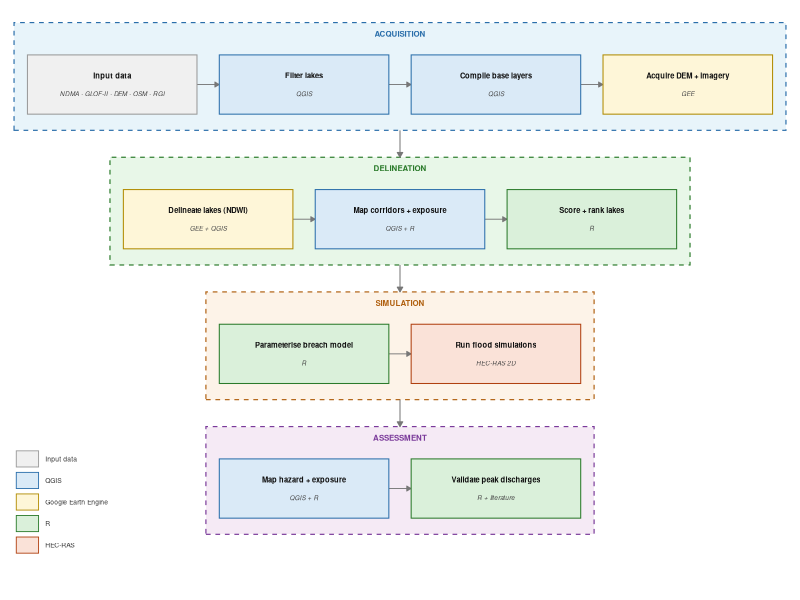
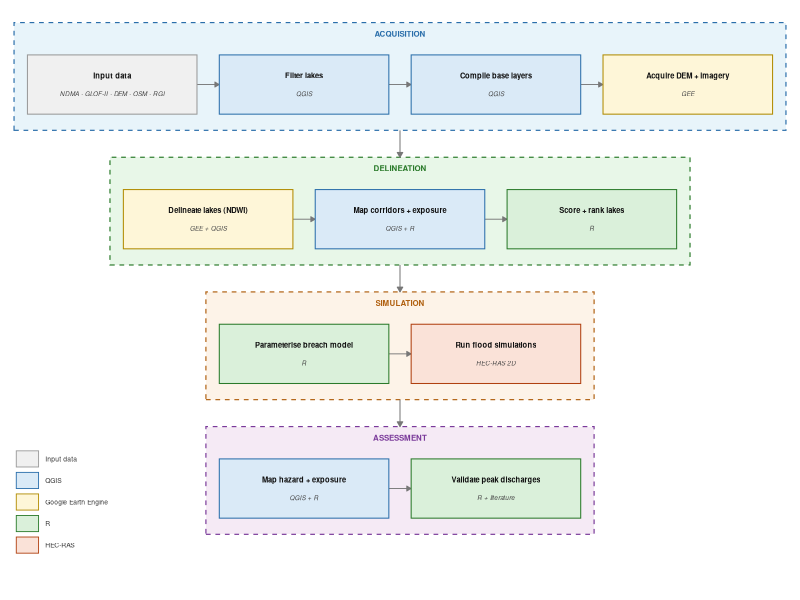

Reproduce these figures in R, in order.

# ════════════════════════════════════════════════════════════════
# 02_fig2_workflow.R
# Figure 2 — Reproducible Workflow Diagram
# PURPOSE: Flowchart of the entire methodology from data inputs to manuscript output.
# AUTHOR:  Ismail, Sadaf — GSAIS, Kyoto University
# DATE:    2026
# ════════════════════════════════════════════════════════════════

# =============================================================================
# Fig 2 — Reproducible Workflow Diagram (publication version)
# Output: figures/fig02_workflow.pdf  (83 mm wide, single-column)
# Packages: ggplot2, dplyr, tibble
# natural 4-phase structure
# =============================================================================

library(ggplot2)
library(dplyr)
library(tibble)

# ── 1. Steps ──────────────────────────────────────────────────────────────────

steps <- tribble(
  ~phase,        ~phase_id, ~step_id, ~label,                      ~tool,                   ~tool_cat,
  "Acquisition",  1,         1,        "Input data",                "NDMA · GLOF-II · DEM · OSM · RGI", "input",
  "Acquisition",  1,         2,        "Filter lakes",              "QGIS",                  "qgis",
  "Acquisition",  1,         3,        "Compile base layers",       "QGIS",                  "qgis",
  "Acquisition",  1,         4,        "Acquire DEM + imagery",     "GEE",                   "gee",
  "Delineation",  2,         5,        "Delineate lakes (NDWI)",    "GEE + QGIS",            "gee",
  "Delineation",  2,         6,        "Map corridors + exposure",  "QGIS + R",              "qgis",
  "Delineation",  2,         7,        "Score + rank lakes",        "R",                     "r",
  "Simulation",   3,         8,        "Parameterise breach model", "R",                     "r",
  "Simulation",   3,         9,        "Run flood simulations",     "HEC-RAS 2D",            "hecras",   # CHANGED: 1D → 2D
  "Assessment",   4,         10,       "Map hazard + exposure",     "QGIS + R",              "qgis",
  "Assessment",   4,         11,       "Validate peak discharges",  "R + literature",        "r"
)

# ── 2. Layout constants ───────────────────────────────────────────────────────

box_w    <- 38
box_h    <- 11
gap_x    <- 5
gap_y    <- 14    # vertical space between phase panels
pad      <- 3     # padding inside phase panel around boxes
canvas_w <- 174   # mm — well centre each phase row to this

steps <- steps |>
  group_by(phase_id) |>
  mutate(
    pos_in_phase = row_number(),
    n_in_phase   = n()
  ) |>
  ungroup() |>
  mutate(
    # width of each phase row
    row_w  = n_in_phase * box_w + (n_in_phase - 1) * gap_x,
    # offset to centre each row within canvas_w
    x_offset = (canvas_w - row_w) / 2,
    x_mid    = x_offset + (pos_in_phase - 1) * (box_w + gap_x) + box_w / 2,
    x_left   = x_mid - box_w / 2,
    x_right  = x_mid + box_w / 2,
    y_top    = -(phase_id - 1) * (box_h + gap_y),
    y_bottom = y_top - box_h,
    y_mid    = y_top - box_h / 2
  )

# ── 3. Phase panels ───────────────────────────────────────────────────────────

phase_cols   <- c("Acquisition" = "#E8F4FA", "Delineation" = "#E8F7E8",
                  "Simulation"  = "#FDF3E8", "Assessment"  = "#F5EAF5")
phase_border <- c("Acquisition" = "#2A6EAA", "Delineation" = "#2A7A2A",
                  "Simulation"  = "#B06010", "Assessment"  = "#7A3A9A")

phase_panels <- steps |>
  group_by(phase, phase_id) |>
  summarise(
    xmin = min(x_left)   - pad,
    xmax = max(x_right)  + pad,
    ymax = max(y_top)    + pad + 3,   # +3 for phase label room
    ymin = min(y_bottom) - pad,
    .groups = "drop"
  ) |>
  mutate(
    fill   = phase_cols[phase],
    border = phase_border[phase]
  )

# ── 4. Within-phase arrows ────────────────────────────────────────────────────

within_arrows <- steps |>
  group_by(phase_id) |>
  arrange(pos_in_phase, .by_group = TRUE) |>
  mutate(
    x_from = x_right,
    x_to   = lead(x_left),
    y_arr  = y_mid
  ) |>
  filter(!is.na(x_to)) |>
  ungroup()

# ── 5. Between-phase arrows ───────────────────────────────────────────────────
# From bottom of phase panel → top of next phase panel (not into boxes)

between_arrows <- phase_panels |>
  arrange(phase_id) |>
  mutate(
    x_arr  = (xmin + xmax) / 2,   # centre of panel
    y_from = ymin,                 # bottom edge of current panel
    y_to   = lead(ymax)            # top edge of next panel
  ) |>
  filter(!is.na(y_to)) |>
  select(phase, x_arr, y_from, y_to)

# ── 6. Tool colours ───────────────────────────────────────────────────────────

tool_fill <- c(
  input  = "#F0F0F0",
  qgis   = "#DAEAF7",
  r      = "#DAF0DA",
  gee    = "#FEF6D8",
  hecras = "#FAE2D8"
)
tool_border <- c(
  input  = "#999999",
  qgis   = "#2A6EAA",
  r      = "#2A7A2A",
  gee    = "#B08A00",
  hecras = "#B04010"
)
# CHANGED: reordered so legend reads top-to-bottom as:
# Input data → QGIS → GEE → R → HEC-RAS
# (seq y_mid ascends, so first element = bottom; reverse order needed for top-to-bottom read)
tool_label <- c(
  hecras = "HEC-RAS",
  r      = "R",
  gee    = "Google Earth Engine",
  qgis   = "QGIS",
  input  = "Input data"
)

steps <- steps |>
  mutate(
    fill   = tool_fill[tool_cat],
    border = tool_border[tool_cat]
  )

# ── 7. Canvas ─────────────────────────────────────────────────────────────────

x_range <- c(0, canvas_w)
y_range <- c(min(phase_panels$ymin) - 10, max(phase_panels$ymax) + 2)

# ── 8. Legend data ────────────────────────────────────────────────────────────

leg <- tibble(
  tool_cat = names(tool_label),
  lab      = unname(tool_label),
  x0       = 1, x1 = 6,
  y_mid    = seq(y_range[1] + 8, by = 4, length.out = 5),
  y0       = y_mid - 1.5,
  y1       = y_mid + 1.5
)

# ── 9. Plot ───────────────────────────────────────────────────────────────────

p <- ggplot() +

  # Phase panels
  geom_rect(
    data = phase_panels,
    aes(xmin = xmin, xmax = xmax, ymin = ymin, ymax = ymax),
    fill      = phase_panels$fill,
    colour    = phase_panels$border,
    linewidth = 0.4, linetype = "dashed"
  ) +

  # Phase labels
  geom_text(
    data = phase_panels,
    aes(x = (xmin + xmax) / 2, y = ymax - 1.5,
        label = toupper(phase), colour = phase),
    hjust = 0.5, vjust = 1, size = 2.0, fontface = "bold"
  ) +
  scale_colour_manual(values = phase_border, guide = "none") +

  # Between-phase arrows (panel bottom → panel top, no overlap with boxes)
  geom_segment(
    data = between_arrows,
    aes(x = x_arr, xend = x_arr, y = y_from, yend = y_to),
    arrow     = arrow(length = unit(1.4, "mm"), type = "closed"),
    colour    = "#777777", linewidth = 0.35
  ) +

  # Within-phase arrows
  geom_segment(
    data = within_arrows,
    aes(x = x_from, xend = x_to, y = y_arr, yend = y_arr),
    arrow     = arrow(length = unit(1.3, "mm"), type = "closed"),
    colour    = "#777777", linewidth = 0.3
  ) +

  # Step boxes
  geom_rect(
    data = steps,
    aes(xmin = x_left, xmax = x_right, ymin = y_bottom, ymax = y_top),
    fill      = steps$fill,
    colour    = steps$border,
    linewidth = 0.35
  ) +

  # Step label
  geom_text(
    data = steps,
    aes(x = x_mid, y = y_mid + 1.7, label = label),
    size = 1.9, fontface = "bold", hjust = 0.5, colour = "#111111"
  ) +

  # Tool subtitle
  geom_text(
    data = steps,
    aes(x = x_mid, y = y_mid - 1.7, label = tool),
    size = 1.6, fontface = "italic", hjust = 0.5, colour = "#444444"
  ) +

  # Legend boxes
  geom_rect(
    data = leg,
    aes(xmin = x0, xmax = x1, ymin = y0, ymax = y1),
    fill      = tool_fill[leg$tool_cat],
    colour    = tool_border[leg$tool_cat],
    linewidth = 0.3
  ) +
  geom_text(
    data = leg,
    aes(x = x1 + 1.5, y = y_mid, label = lab),
    hjust = 0, size = 1.7, colour = "#333333"
  ) +

  coord_cartesian(xlim = x_range, ylim = y_range, expand = FALSE) +
  theme_void() +
  theme(
    plot.margin     = margin(3, 3, 3, 3, "mm"),
    plot.background = element_rect(fill = "white", colour = NA)
  )

# ── 10. Export ────────────────────────────────────────────────────────────────

dir.create("figures", showWarnings = FALSE)

ggsave("figures/fig02_workflow.tiff",
       width = 174, height = 115, units = "mm",
       dpi = 600, bg = "white", compression = "lzw")


ggsave("figures/fig02_workflow.png",
  plot = p, width = 174, height = 115, units = "mm", dpi = 600)

message("Saved: figures/fig02_workflow.tiff  +  .png")
